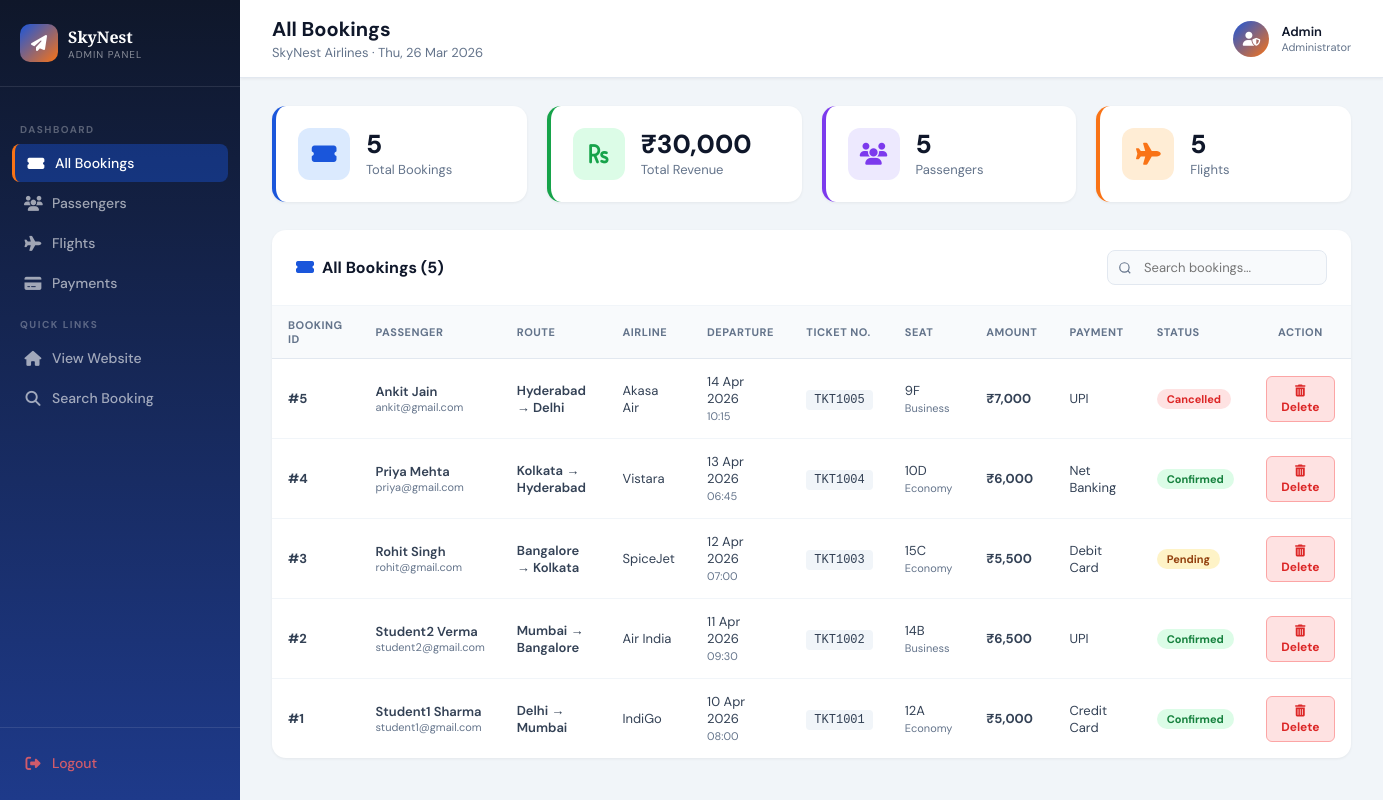
/admin.php (signed in), run on the app's committed database.
### tables this page shows
CREATE TABLE `bookings` (
  `booking_id` int NOT NULL,
  `passenger_id` int DEFAULT NULL,
  `flight_id` int DEFAULT NULL,
  `booking_date` date DEFAULT NULL,
  `seat_number` varchar(10) DEFAULT NULL,
  `booking_status` varchar(20) DEFAULT NULL
);

CREATE TABLE `passengers` (
  `passenger_id` int NOT NULL,
  `first_name` varchar(50) DEFAULT NULL,
  `last_name` varchar(50) DEFAULT NULL,
  `email` varchar(100) DEFAULT NULL,
  `phone` varchar(15) DEFAULT NULL,
  `passport_number` varchar(20) DEFAULT NULL
);

CREATE TABLE `airports` (
  `airport_id` int NOT NULL,
  `airport_name` varchar(100) DEFAULT NULL,
  `city` varchar(50) DEFAULT NULL,
  `state` varchar(50) DEFAULT NULL,
  `country` varchar(50) DEFAULT NULL
);

CREATE TABLE `airlines` (
  `airline_id` int NOT NULL,
  `airline_name` varchar(100) NOT NULL,
  `email` varchar(100) DEFAULT NULL,
  `headquarter` varchar(100) DEFAULT NULL
);

CREATE TABLE `flights` (
  `flight_id` int NOT NULL,
  `airline_id` int DEFAULT NULL,
  `departure_airport` int DEFAULT NULL,
  `arrival_airport` int DEFAULT NULL,
  `departure_time` datetime DEFAULT NULL,
  `arrival_time` datetime DEFAULT NULL,
  `price` int DEFAULT NULL
);

CREATE TABLE `tickets` (
  `ticket_id` int NOT NULL,
  `booking_id` int DEFAULT NULL,
  `ticket_number` varchar(20) DEFAULT NULL,
  `seat_class` varchar(20) DEFAULT NULL,
  `price` int DEFAULT NULL
);

CREATE TABLE `payments` (
  `payment_id` int NOT NULL,
  `booking_id` int DEFAULT NULL,
  `payment_date` date DEFAULT NULL,
  `amount` int DEFAULT NULL,
  `payment_method` varchar(30) DEFAULT NULL
);

### admin.php (the view, shortened to what this page needs)
<?php
include 'db.php';
$logged_in = isset($_SESSION['admin']) && $_SESSION['admin'] === true;
$tab = isset($_GET['tab']) ? $_GET['tab'] : 'bookings';
$bookings = [];
$bq = "SELECT b.booking_id, b.booking_date, b.seat_number, b.booking_status,
              p.first_name, p.last_name, p.email, p.phone,
              f.departure_time, f.arrival_time, f.price,
              al.airline_name,
              a1.city AS dep_city, a2.city AS arr_city,
              t.ticket_number, t.seat_class,
              py.amount, py.payment_method
       FROM bookings b
       JOIN passengers p ON b.passenger_id = p.passenger_id
       JOIN flights f ON b.flight_id = f.flight_id
       JOIN airlines al ON f.airline_id = al.airline_id
       JOIN airports a1 ON f.departure_airport = a1.airport_id
       JOIN airports a2 ON f.arrival_airport = a2.airport_id
       LEFT JOIN tickets t ON t.booking_id = b.booking_id
       LEFT JOIN payments py ON py.booking_id = b.booking_id
       ORDER BY b.booking_id DESC";
$br = $conn->query($bq);
if ($br) while ($row = $br->fetch_assoc()) $bookings[] = $row;
$passengers = [];
$pr = $conn->query("SELECT * FROM passengers ORDER BY passenger_id DESC");
if ($pr) while ($row = $pr->fetch_assoc()) $passengers[] = $row;
$flights = [];
$fq = "SELECT f.*, al.airline_name,
              a1.city AS dep_city, a1.airport_name AS dep_airport,
              a2.city AS arr_city, a2.airport_name AS arr_airport,
              fs.departure_date, fs.gate_number, fs.status
       FROM flights f
       JOIN airlines al ON f.airline_id = al.airline_id
       JOIN airports a1 ON f.departure_airport = a1.airport_id
       JOIN airports a2 ON f.arrival_airport = a2.airport_id
       LEFT JOIN flight_schedule fs ON fs.flight_id = f.flight_id
       ORDER BY f.flight_id DESC";
$fr = $conn->query($fq);
if ($fr) while ($row = $fr->fetch_assoc()) $flights[] = $row;
$payments = [];
$pq = "SELECT py.*, b.booking_id, b.seat_number,
              p.first_name, p.last_name,
              a1.city AS dep_city, a2.city AS arr_city
       FROM payments py
       JOIN bookings b ON py.booking_id = b.booking_id
       JOIN passengers p ON b.passenger_id = p.passenger_id
       JOIN flights f ON b.flight_id = f.flight_id
       JOIN airports a1 ON f.departure_airport = a1.airport_id
       JOIN airports a2 ON f.arrival_airport = a2.airport_id
       ORDER BY py.payment_id DESC";
$pyr = $conn->query($pq);
if ($pyr) while ($row = $pyr->fetch_assoc()) $payments[] = $row;
$total_bookings  = count($bookings);
$total_revenue   = array_sum(array_column($payments, 'amount'));
$total_passengers = count($passengers);
$total_flights   = count($flights);
?>
<!DOCTYPE html>
<html lang="en">
<head>
    <link rel="stylesheet" href="style.css">
    <link rel="stylesheet" href="https://cdnjs.cloudflare.com/ajax/libs/font-awesome/6.5.0/css/all.min.css">
</head>
<body>
<?php if (!$logged_in): ?>
<div class="login-wrap">
    <div class="login-card">
        <div class="logo-icon"><i class="fas fa-paper-plane"></i></div>
        <h2>Admin Panel</h2>
        <p>SkyNest Airlines — Staff Access Only</p>
        <?php if (isset($login_error)): ?>
        <div style="background:#fee2e2;color:#dc2626;padding:10px;border-radius:8px;font-size:13px;margin-bottom:14px;">
            <i class="fas fa-exclamation-circle"></i> <?= $login_error ?>
        </div>
        <?php endif; ?>
        <form method="POST">
            <input type="password" name="password" class="login-input" placeholder="Enter admin password" required autofocus>
            <button type="submit" name="admin_login" class="login-btn">
                <i class="fas fa-lock"></i> Login to Admin Panel
            </button>
        </form>
        <div style="margin-top:16px;font-size:12px;color:#94a3b8;">Default password: <strong>admin123</strong></div>
        <a href="index.php" style="display:block;margin-top:12px;font-size:13px;color:#1a56db;text-decoration:none;">← Back to Website</a>
    </div>
</div>
<?php else: ?>
<div class="admin-wrapper">
    <aside class="admin-sidebar">
        <div class="sidebar-logo">
            <div class="sidebar-logo-icon"><i class="fas fa-paper-plane"></i></div>
            <div>
                <div class="sidebar-logo-text">SkyNest</div>
                <div class="sidebar-logo-sub">Admin Panel</div>
            </div>
        </div>
        <nav class="sidebar-nav">
            <div class="sidebar-label">Dashboard</div>
            <a href="admin.php?tab=bookings" class="sidebar-link <?= $tab=='bookings' ? 'active' : '' ?>">
                <i class="fas fa-ticket-alt"></i> All Bookings
            </a>
            <a href="admin.php?tab=passengers" class="sidebar-link <?= $tab=='passengers' ? 'active' : '' ?>">
                <i class="fas fa-users"></i> Passengers
            </a>
            <a href="admin.php?tab=flights" class="sidebar-link <?= $tab=='flights' ? 'active' : '' ?>">
                <i class="fas fa-plane"></i> Flights
            </a>
            <a href="admin.php?tab=payments" class="sidebar-link <?= $tab=='payments' ? 'active' : '' ?>">
                <i class="fas fa-credit-card"></i> Payments
            </a>
            <div class="sidebar-label">Quick Links</div>
            <a href="index.php" class="sidebar-link" target="_blank">
                <i class="fas fa-home"></i> View Website
            </a>
            <a href="my_booking.php" class="sidebar-link" target="_blank">
                <i class="fas fa-search"></i> Search Booking
            </a>
        </nav>
        <div class="sidebar-footer">
            <a href="admin.php?logout=1" class="sidebar-link" style="color:rgba(255,100,100,0.8);">
                <i class="fas fa-sign-out-alt"></i> Logout
            </a>
        </div>
    </aside>
    <main class="admin-main">
        <div class="admin-topbar">
            <div>
                <h1>
                    <?php
                    $titles = ['bookings'=>'All Bookings','passengers'=>'Passengers','flights'=>'Flights','payments'=>'Payments'];
                    echo $titles[$tab] ?? 'Dashboard';
                    ?>
                </h1>
                <p>SkyNest Airlines · <?= date('D, d M Y') ?></p>
            </div>
            <div style="display:flex;align-items:center;gap:12px;">
                <div style="width:36px;height:36px;background:linear-gradient(135deg,#1a56db,#f97316);border-radius:50%;display:flex;align-items:center;justify-content:center;color:white;font-size:14px;">
                    <i class="fas fa-user-shield"></i>
                </div>
                <div>
                    <div style="font-size:13px;font-weight:600;color:#0f172a;">Admin</div>
                    <div style="font-size:11px;color:#64748b;">Administrator</div>
                </div>
            </div>
        </div>
        <div class="admin-content">
            <div class="stats-grid">
                <div class="stat-card" style="--color:#1a56db;--bg:#dbeafe;">
                    <div class="stat-icon"><i class="fas fa-ticket-alt"></i></div>
                    <div>
                        <div class="stat-number"><?= $total_bookings ?></div>
                        <div class="stat-label">Total Bookings</div>
                    </div>
                </div>
                <div class="stat-card" style="--color:#16a34a;--bg:#dcfce7;">
                    <div class="stat-icon"><i class="fas fa-rupee-sign"></i></div>
                    <div>
                        <div class="stat-number">₹<?= number_format($total_revenue) ?></div>
                        <div class="stat-label">Total Revenue</div>
                    </div>
                </div>
                <div class="stat-card" style="--color:#7c3aed;--bg:#ede9fe;">
                    <div class="stat-icon"><i class="fas fa-users"></i></div>
                    <div>
                        <div class="stat-number"><?= $total_passengers ?></div>
                        <div class="stat-label">Passengers</div>
                    </div>
                </div>
                <div class="stat-card" style="--color:#f97316;--bg:#ffedd5;">
                    <div class="stat-icon"><i class="fas fa-plane"></i></div>
                    <div>
                        <div class="stat-number"><?= $total_flights ?></div>
                        <div class="stat-label">Flights</div>
                    </div>
                </div>
            </div>
            <?php if ($tab === 'bookings'): ?>
            <div class="data-card">
                <div class="data-card-header">
                    <h2><i class="fas fa-ticket-alt" style="color:#1a56db;margin-right:8px;"></i>All Bookings (<?= count($bookings) ?>)</h2>
                    <input type="text" class="search-input" placeholder="Search bookings..." oninput="filterTable(this,'bookings-table')">
                </div>
                <div style="overflow-x:auto;">
                <table class="admin-table" id="bookings-table">
                    <thead>
                        <tr>
                            <th>Booking ID</th>
                            <th>Passenger</th>
                            <th>Route</th>
                            <th>Airline</th>
                            <th>Departure</th>
                            <th>Ticket No.</th>
                            <th>Seat</th>
                            <th>Amount</th>
                            <th>Payment</th>
                            <th>Status</th>
                            <th style="text-align:center;">Action</th>
                        </tr>
                    </thead>
                    <tbody>
                        <?php foreach ($bookings as $b): ?>
                        <tr>
                            <td><strong>#<?= $b['booking_id'] ?></strong></td>
                            <td>
                                <div style="font-weight:600;"><?= htmlspecialchars($b['first_name'].' '.$b['last_name']) ?></div>
                                <div style="font-size:11px;color:#64748b;"><?= htmlspecialchars($b['email']) ?></div>
                            </td>
                            <td>
                                <div style="font-weight:600;"><?= htmlspecialchars($b['dep_city']) ?> → <?= htmlspecialchars($b['arr_city']) ?></div>
                            </td>
                            <td><?= htmlspecialchars($b['airline_name']) ?></td>
                            <td><?= date('d M Y', strtotime($b['departure_time'])) ?><br><span style="font-size:11px;color:#64748b;"><?= date('H:i', strtotime($b['departure_time'])) ?></span></td>
                            <td><span style="font-family:monospace;font-size:12px;background:#f1f5f9;padding:3px 8px;border-radius:4px;"><?= htmlspecialchars($b['ticket_number'] ?? '—') ?></span></td>
                            <td><?= htmlspecialchars($b['seat_number'] ?? '—') ?> <span style="font-size:11px;color:#64748b;"><?= htmlspecialchars($b['seat_class'] ?? '') ?></span></td>
                            <td><strong>₹<?= number_format($b['amount'] ?? 0) ?></strong></td>
                            <td><?= htmlspecialchars($b['payment_method'] ?? '—') ?></td>
                            <td>
                                <?php
                                $s = $b['booking_status'];
                                $cls = $s=='Confirmed' ? 'badge-green' : ($s=='Cancelled' ? 'badge-red' : 'badge-orange');
                                ?>
                                <span class="badge <?= $cls ?>"><?= htmlspecialchars($s) ?></span>
                            </td>
                            <td style="text-align:center;">
                                <button
                                    onclick="confirmDelete(<?= $b['booking_id'] ?>, '<?= htmlspecialchars($b['first_name'].' '.$b['last_name']) ?>')"
                                    style="background:#fee2e2;color:#dc2626;border:1px solid #fca5a5;padding:6px 14px;border-radius:6px;font-family:inherit;font-size:12px;font-weight:700;cursor:pointer;transition:all 0.2s;"
                                    onmouseover="this.style.background='#dc2626';this.style.color='white';"
                                    onmouseout="this.style.background='#fee2e2';this.style.color='#dc2626';">
                                    <i class="fas fa-trash-alt"></i> Delete
                                </button>
                            </td>
                        </tr>
                        <?php endforeach; ?>
                    </tbody>
                </table>
                </div>
            </div>
            <?php endif; ?>
        </div>
    </main>
</div>
<?php endif; ?>
</body>
</html>

### style.css (style rules this page uses)
:root { --primary: #1a56db; --primary-dark: #1e3a8a; --primary-light: #dbeafe; --accent: #f97316; --accent-dark: #ea580c; --success: #16a34a; --danger: #dc2626; --dark: #0f172a; --gray-900: #1e293b; --gray-700: #334155; --gray-500: #64748b; --gray-300: #cbd5e1; --gray-100: #f1f5f9; --white: #ffffff; --shadow-sm: 0 1px 3px rgba(0,0,0,0.08); --shadow-md: 0 4px 16px rgba(0,0,0,0.10); --shadow-lg: 0 8px 32px rgba(0,0,0,0.13); --shadow-xl: 0 20px 60px rgba(0,0,0,0.18); --radius-sm: 8px; --radius-md: 14px; --radius-lg: 22px; --radius-xl: 32px; --font-display: 'Playfair Display', serif; --font-body: 'DM Sans', sans-serif; }
*, *::before, *::after { box-sizing: border-box; margin: 0; padding: 0; }
html { scroll-behavior: smooth; }
body { font-family: var(--font-body); background: var(--gray-100); color: var(--dark); min-height: 100vh; }

### data on the page
bookings: booking_id "5", passenger.last_name "Ankit Jain", passenger.email "ankit@gmail.com", airports.city "Hyderabad", airports.city "Delhi", airlines.airline_name "Akasa Air", flight.departure_time "14 Apr 2026", flight.departure_time "10:15", tickets.ticket_number "TKT1005", seat_number "9F", tickets.seat_class "Business", payments.amount "7,000", payments.payment_method "UPI", booking_status "Cancelled"
bookings: booking_id "4", passenger.last_name "Priya Mehta", passenger.email "priya@gmail.com", airports.city "Kolkata", airports.city "Hyderabad", airlines.airline_name "Vistara", flight.departure_time "13 Apr 2026", flight.departure_time "06:45", tickets.ticket_number "TKT1004", seat_number "10D", tickets.seat_class "Economy", payments.amount "6,000", payments.payment_method "Net Banking", booking_status "Confirmed"
bookings: booking_id "3", passenger.last_name "Rohit Singh", passenger.email "rohit@gmail.com", airports.city "Bangalore", airports.city "Kolkata", airlines.airline_name "SpiceJet", flight.departure_time "12 Apr 2026", flight.departure_time "07:00", tickets.ticket_number "TKT1003", seat_number "15C", tickets.seat_class "Economy", payments.amount "5,500", payments.payment_method "Debit Card", booking_status "Pending"
bookings: booking_id "2", passenger.last_name "Student2 Verma", passenger.email "student2@gmail.com", airports.city "Mumbai", airports.city "Bangalore", airlines.airline_name "Air India", flight.departure_time "11 Apr 2026", flight.departure_time "09:30", tickets.ticket_number "TKT1002", seat_number "14B", tickets.seat_class "Business", payments.amount "6,500", payments.payment_method "UPI", booking_status "Confirmed"
bookings: booking_id "1", passenger.last_name "Student1 Sharma", passenger.email "student1@gmail.com", airports.city "Delhi", airports.city "Mumbai", airlines.airline_name "IndiGo", flight.departure_time "10 Apr 2026", flight.departure_time "08:00", tickets.ticket_number "TKT1001", seat_number "12A", tickets.seat_class "Economy", payments.amount "5,000", payments.payment_method "Credit Card", booking_status "Confirmed"

### other printed values
$titles[$tab] "All Bookings"
$total_bookings "5"
$total_revenue "30,000"
$total_passengers "5"
$total_flights "5"
count($bookings) "5"
